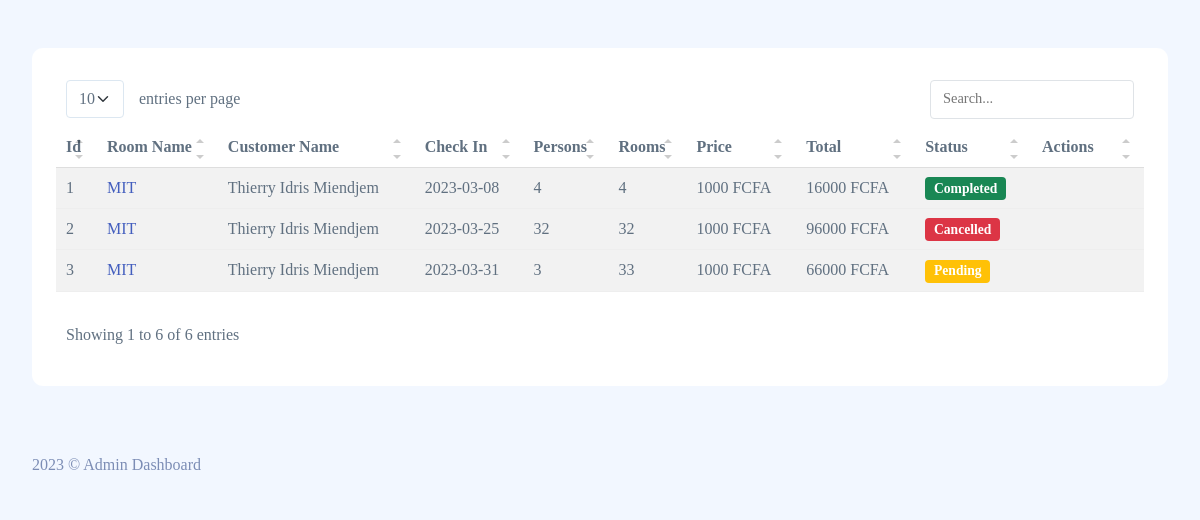
The app's page /admin/reservations.php (signed in) with its own data.
### tables this page shows
CREATE TABLE IF NOT EXISTS `reservations` (
  `id` int(11) NOT NULL AUTO_INCREMENT,
  `hotel_id` int(11) DEFAULT NULL,
  `customer_id` int(11) NOT NULL DEFAULT '0',
  `room_id` int(11) NOT NULL DEFAULT '0',
  `check_in` text NOT NULL,
  `num_night` text NOT NULL,
  `num_room` text NOT NULL,
  `num_people` text NOT NULL,
  `status` text NOT NULL,
  `created_at` timestamp NOT NULL DEFAULT CURRENT_TIMESTAMP,
  `motive` text,
  PRIMARY KEY (`id`)
);

CREATE TABLE IF NOT EXISTS `rooms` (
  `id` int(11) NOT NULL AUTO_INCREMENT,
  `hotel_id` int(11) NOT NULL,
  `name` text NOT NULL,
  `location` text NOT NULL,
  `price` text NOT NULL,
  `num_beds` text NOT NULL,
  `num_persons` text NOT NULL,
  `about` text NOT NULL,
  `parking` int(11) NOT NULL DEFAULT '0',
  `wifi` int(11) NOT NULL DEFAULT '0',
  `breakfast` int(11) NOT NULL DEFAULT '0',
  `room_service` int(11) NOT NULL DEFAULT '0',
  `pool` int(11) NOT NULL DEFAULT '0',
  `reception` int(11) NOT NULL DEFAULT '0',
  `gym` int(11) NOT NULL DEFAULT '0',
  `rating` int(11) NOT NULL DEFAULT '0',
  `review` int(11) NOT NULL DEFAULT '0',
  `status` text,
  `image1` text,
  `image2` text,
  `image3` text,
  PRIMARY KEY (`id`)
);

CREATE TABLE IF NOT EXISTS `customers` (
  `id` int(11) NOT NULL AUTO_INCREMENT,
  `fname` text NOT NULL,
  `lname` text NOT NULL,
  `username` text NOT NULL,
  `email` text NOT NULL,
  `phone` text NOT NULL,
  `password` text NOT NULL,
  `status` text NOT NULL,
  `image` text NOT NULL,
  PRIMARY KEY (`id`)
);

### admin/controllers/ReservationController.php (called while the page is built, shortened)
<?php
require("connection.php");
$id = $User['id'];
$reservationsQuery = "SELECT * FROM reservations WHERE hotel_id = $id";
$res = $conn->query($reservationsQuery);
$reservations = [];
while($row = $res->fetch_assoc()){
    $customerQuery = "SELECT * FROM customers WHERE id = ".$row['customer_id']."";
    $cus = $conn->query($customerQuery);
    $roomQuery = "SELECT * FROM rooms WHERE id = ".$row['room_id']."";
    $ro = $conn->query($roomQuery);
}
?>

### admin/controllers/connection.php (called while the page is built, shortened)
<?php
$dbName = "hotel";
$host = "localhost";
$password = "";
$name = "root";
$conn = mysqli_connect($host, $name, $password, $dbName);
if (!$conn) {
    die("Connection failed: " . mysqli_connect_error());
}else{
    if(isset($_SESSION['authUser'])){
        $User = $_SESSION['authUser'];
    }else{
        header("Location: login.php");
    }
}
?>

### admin/reservations.php (the view, shortened to what this page needs)
<?php
require("controllers/ReservationController.php");
require("includes/includes_header.php");
require("includes/navBar.php");
?>
<link rel="stylesheet" href="assets/extensions/simple-datatables/style.css" />
<link rel="stylesheet" href="assets/css/pages/simple-datatables.css" />
<div class="page-heading">
    <section class="section">
        <div class="card">
            <div class="card-body">
                <table class="table table-striped" id="table1">
                    <thead>
                        <tr>
                            <th>Id</th>
                            <th>Room Name</th>
                            <th>Customer Name</th>
                            <th>Check In</th>
                            <th>Persons</th>
                            <th>Rooms</th>
                            <th>Price</th>
                            <th>Total</th>
                            <th>Status</th>
                            <th>Actions</th>
                        </tr>
                    </thead>
                    <tbody>
                        <?php foreach ($reservations as $reservation) { ?>
                        <tr>
                            <td><?= $reservation['reservation']['id'] ?></td>
                            <td>
                                <a href="viewRoom.php?id=<?= $reservation['room']['id'] ?>"><?= $reservation['room']['name'] ?></a>
                            </td>
                            <td><?= $reservation['customer']['fname']." ".$reservation['customer']['lname'] ?></td>
                            <td><?= $reservation['reservation']['check_in'] ?></td>
                            <td><?= $reservation['reservation']['num_people'] ?></td>
                            <td><?= $reservation['reservation']['num_room'] ?></td>
                            <td><?= $reservation['room']['price'] ?> FCFA</td>
                            <td><?= $reservation['room']['price'] * $reservation['reservation']['num_room'] *
                                $reservation['reservation']['num_night'] ?> FCFA</td>
                            <td>
                                <?php if($reservation['reservation']['status'] == 'pending'){ ?>
                                <span class="badge bg-warning">Pending</span>
                                <?php }else if($reservation['reservation']['status'] == 'accepted'){ ?>
                                <span class="badge bg-info">Accepted</span>
                                <?php } else if ($reservation['reservation']['status'] == 'cancelled'){?>
                                <span class="badge bg-danger">Cancelled</span>
                                <?php }else if ($reservation['reservation']['status'] == 'completed'){?>
                                <span class="badge bg-success">Completed</span>
                                <?php } ?>
                            </td>
                            <td>
                                <a href="?changeStatus=<?=$reservation['reservation']['id']?>&status=accepted">
                                    <i class="bi bi-check text-success"></i>
                                </a>
                                <a href="?changeStatus=<?=$reservation['reservation']['id']?>&status=cancelled">
                                    <i class="bi bi-trash text-danger"></i>
                                </a>
                                <a href="viewRoom.php?id=<?=$reservation['reservation']['id']?>">
                                    <i class="bi bi-eye"></i>
                                </a>
                            </td>
                        </tr>
                        <tr>
                            <?php }?>
                    </tbody>
                </table>
            </div>
        </div>
    </section>
</div>
<?php
require("includes/footer.php");
?>

### admin/includes/includes_header.php (shortened to what this page needs)
<!DOCTYPE html>
<html lang="en">
<head>
    <link rel="stylesheet" href="assets/css/main/app.css" />
    <link rel="stylesheet" href="assets/css/main/app-dark.css" />
    <link rel="stylesheet" href="assets/css/shared/iconly.css" />
</head>
<body>

### admin/includes/navBar.php (shortened to what this page needs)
<div id="main">

### admin/includes/footer.php (shortened to what this page needs)
<footer>
    <div class="footer clearfix mb-0 text-muted">
        <div class="float-start">
            <p>2023 &copy; Admin Dashboard</p>
        </div>
    </div>
</footer>
</div>

### admin/assets/extensions/simple-datatables/style.css (style rules this page uses)
.dataTable-table { max-width: 100%; width: 100%; border-spacing: 0; border-collapse: separate; }
.dataTable-table > tbody > tr > td, .dataTable-table > tbody > tr > th, .dataTable-table > tfoot > tr > td, .dataTable-table > tfoot > tr > th, .dataTable-table > thead > tr > td, .dataTable-table > thead > tr > th { vertical-align: top; padding: 8px 10px; }
.dataTable-table > thead > tr > th { vertical-align: bottom; text-align: left; border-bottom: 1px solid #d9d9d9; }
.dataTable-table th { vertical-align: bottom; text-align: left; }

### records on screen
reservations: id "1", room.name "MIT", customer.fname "Thierry Idris", customer.lname "Miendjem", check_in "2023-03-08", num_people "4", num_room "4", room.price "1000", room+num_room+num_night "16000", status "Completed"
reservations: id "2", room.name "MIT", customer.fname "Thierry Idris", customer.lname "Miendjem", check_in "2023-03-25", num_people "32", num_room "32", room.price "1000", room+num_room+num_night "96000", status "Cancelled"
reservations: id "3", room.name "MIT", customer.fname "Thierry Idris", customer.lname "Miendjem", check_in "2023-03-31", num_people "3", num_room "33", room.price "1000", room+num_room+num_night "66000", status "Pending"
